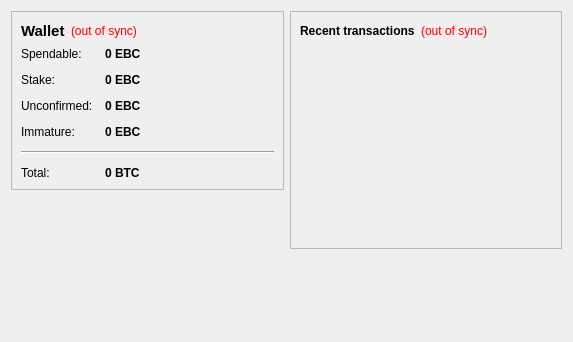
<?xml version="1.0" encoding="UTF-8"?>
<ui version="4.0">
 <class>OverviewPage</class>
 <widget class="QWidget" name="OverviewPage">
  <property name="geometry">
   <rect>
    <x>0</x>
    <y>0</y>
    <width>573</width>
    <height>342</height>
   </rect>
  </property>
  <property name="windowTitle">
   <string>Form</string>
  </property>
  <layout class="QHBoxLayout" name="horizontalLayout" stretch="1,1">
   <item>
    <layout class="QVBoxLayout" name="verticalLayout_2">
     <item>
      <widget class="QFrame" name="frame">
       <property name="frameShape">
        <enum>QFrame::StyledPanel</enum>
       </property>
       <property name="frameShadow">
        <enum>QFrame::Raised</enum>
       </property>
       <layout class="QVBoxLayout" name="verticalLayout_4">
        <item>
         <layout class="QHBoxLayout" name="horizontalLayout_4">
          <item>
           <widget class="QLabel" name="label_5">
            <property name="font">
             <font>
              <pointsize>11</pointsize>
              <weight>75</weight>
              <bold>true</bold>
             </font>
            </property>
            <property name="text">
             <string>Wallet</string>
            </property>
           </widget>
          </item>
          <item>
           <widget class="QLabel" name="labelWalletStatus">
            <property name="toolTip">
             <string>The displayed information may be out of date. Your wallet automatically synchronizes with the ebullioncoin network after a connection is established, but this process has not completed yet.</string>
            </property>
            <property name="styleSheet">
             <string notr="true">QLabel { color: red; }</string>
            </property>
            <property name="text">
             <string notr="true">(out of sync)</string>
            </property>
            <property name="alignment">
             <set>Qt::AlignLeading|Qt::AlignLeft|Qt::AlignVCenter</set>
            </property>
           </widget>
          </item>
          <item>
           <spacer name="horizontalSpacer_2">
            <property name="orientation">
             <enum>Qt::Horizontal</enum>
            </property>
            <property name="sizeHint" stdset="0">
             <size>
              <width>40</width>
              <height>20</height>
             </size>
            </property>
           </spacer>
          </item>
         </layout>
        </item>
        <item>
         <layout class="QFormLayout" name="formLayout_2">
          <property name="fieldGrowthPolicy">
           <enum>QFormLayout::AllNonFixedFieldsGrow</enum>
          </property>
          <property name="horizontalSpacing">
           <number>12</number>
          </property>
          <property name="verticalSpacing">
           <number>12</number>
          </property>
          <item row="0" column="0">
           <widget class="QLabel" name="label">
            <property name="text">
             <string>Spendable:</string>
            </property>
           </widget>
          </item>
          <item row="0" column="1">
           <widget class="QLabel" name="labelBalance">
            <property name="font">
             <font>
              <weight>75</weight>
              <bold>true</bold>
             </font>
            </property>
            <property name="cursor">
             <cursorShape>IBeamCursor</cursorShape>
            </property>
            <property name="toolTip">
             <string>Your current spendable balance</string>
            </property>
            <property name="text">
             <string notr="true">0 EBC</string>
            </property>
            <property name="textInteractionFlags">
             <set>Qt::LinksAccessibleByMouse|Qt::TextSelectableByKeyboard|Qt::TextSelectableByMouse</set>
            </property>
           </widget>
          </item>
          <item row="1" column="0">
           <widget class="QLabel" name="label_6">
            <property name="text">
             <string>Stake:</string>
            </property>
           </widget>
          </item>
          <item row="1" column="1">
           <widget class="QLabel" name="labelStake">
            <property name="font">
             <font>
              <weight>75</weight>
              <bold>true</bold>
             </font>
            </property>
            <property name="cursor">
             <cursorShape>IBeamCursor</cursorShape>
            </property>
            <property name="toolTip">
             <string>Total of coins that was staked, and do not yet count toward the current balance</string>
            </property>
            <property name="text">
             <string notr="true">0 EBC</string>
            </property>
            <property name="textInteractionFlags">
             <set>Qt::LinksAccessibleByMouse|Qt::TextSelectableByKeyboard|Qt::TextSelectableByMouse</set>
            </property>
           </widget>
          </item>
          <item row="2" column="0">
           <widget class="QLabel" name="label_3">
            <property name="text">
             <string>Unconfirmed:</string>
            </property>
           </widget>
          </item>
          <item row="2" column="1">
           <widget class="QLabel" name="labelUnconfirmed">
            <property name="font">
             <font>
              <weight>75</weight>
              <bold>true</bold>
             </font>
            </property>
            <property name="cursor">
             <cursorShape>IBeamCursor</cursorShape>
            </property>
            <property name="toolTip">
             <string>Total of transactions that have yet to be confirmed, and do not yet count toward the current balance</string>
            </property>
            <property name="text">
             <string notr="true">0 EBC</string>
            </property>
            <property name="textInteractionFlags">
             <set>Qt::LinksAccessibleByMouse|Qt::TextSelectableByKeyboard|Qt::TextSelectableByMouse</set>
            </property>
           </widget>
          </item>
          <item row="3" column="0">
           <widget class="QLabel" name="labelImmatureText">
            <property name="text">
             <string>Immature:</string>
            </property>
           </widget>
          </item>
          <item row="3" column="1">
           <widget class="QLabel" name="labelImmature">
            <property name="font">
             <font>
              <weight>75</weight>
              <bold>true</bold>
             </font>
            </property>
            <property name="toolTip">
             <string>Mined balance that has not yet matured</string>
            </property>
            <property name="text">
             <string notr="true">0 EBC</string>
            </property>
            <property name="textInteractionFlags">
             <set>Qt::LinksAccessibleByMouse|Qt::TextSelectableByKeyboard|Qt::TextSelectableByMouse</set>
            </property>
           </widget>
          </item>
          <item row="4" column="0" colspan="2">
           <widget class="Line" name="line">
            <property name="orientation">
             <enum>Qt::Horizontal</enum>
            </property>
           </widget>
          </item>
          <item row="5" column="0">
           <widget class="QLabel" name="labelTotalText">
            <property name="text">
             <string>Total:</string>
            </property>
           </widget>
          </item>
          <item row="5" column="1">
           <widget class="QLabel" name="labelTotal">
            <property name="font">
             <font>
              <weight>75</weight>
              <bold>true</bold>
             </font>
            </property>
            <property name="cursor">
             <cursorShape>IBeamCursor</cursorShape>
            </property>
            <property name="toolTip">
             <string>Your current total balance</string>
            </property>
            <property name="text">
             <string notr="true">0 BTC</string>
            </property>
            <property name="textInteractionFlags">
             <set>Qt::LinksAccessibleByMouse|Qt::TextSelectableByKeyboard|Qt::TextSelectableByMouse</set>
            </property>
           </widget>
          </item>
         </layout>
        </item>
       </layout>
      </widget>
     </item>
     <item>
      <spacer name="verticalSpacer">
       <property name="orientation">
        <enum>Qt::Vertical</enum>
       </property>
       <property name="sizeHint" stdset="0">
        <size>
         <width>20</width>
         <height>40</height>
        </size>
       </property>
      </spacer>
     </item>
    </layout>
   </item>
   <item>
    <layout class="QVBoxLayout" name="verticalLayout_3">
     <item>
      <widget class="QFrame" name="frame_2">
       <property name="frameShape">
        <enum>QFrame::StyledPanel</enum>
       </property>
       <property name="frameShadow">
        <enum>QFrame::Raised</enum>
       </property>
       <layout class="QVBoxLayout" name="verticalLayout">
        <item>
         <layout class="QHBoxLayout" name="horizontalLayout_2">
          <item>
           <widget class="QLabel" name="label_4">
            <property name="text">
             <string>&lt;b&gt;Recent transactions&lt;/b&gt;</string>
            </property>
           </widget>
          </item>
          <item>
           <widget class="QLabel" name="labelTransactionsStatus">
            <property name="toolTip">
             <string>The displayed information may be out of date. Your wallet automatically synchronizes with the ebullioncoin network after a connection is established, but this process has not completed yet.</string>
            </property>
            <property name="styleSheet">
             <string notr="true">QLabel { color: red; }</string>
            </property>
            <property name="text">
             <string notr="true">(out of sync)</string>
            </property>
            <property name="alignment">
             <set>Qt::AlignRight|Qt::AlignTrailing|Qt::AlignVCenter</set>
            </property>
           </widget>
          </item>
          <item>
           <spacer name="horizontalSpacer">
            <property name="orientation">
             <enum>Qt::Horizontal</enum>
            </property>
            <property name="sizeHint" stdset="0">
             <size>
              <width>40</width>
              <height>20</height>
             </size>
            </property>
           </spacer>
          </item>
         </layout>
        </item>
        <item>
         <widget class="QListView" name="listTransactions">
          <property name="styleSheet">
           <string notr="true">QListView { background: transparent; }</string>
          </property>
          <property name="frameShape">
           <enum>QFrame::NoFrame</enum>
          </property>
          <property name="verticalScrollBarPolicy">
           <enum>Qt::ScrollBarAlwaysOff</enum>
          </property>
          <property name="horizontalScrollBarPolicy">
           <enum>Qt::ScrollBarAlwaysOff</enum>
          </property>
          <property name="selectionMode">
           <enum>QAbstractItemView::NoSelection</enum>
          </property>
         </widget>
        </item>
       </layout>
      </widget>
     </item>
     <item>
      <spacer name="verticalSpacer_2">
       <property name="orientation">
        <enum>Qt::Vertical</enum>
       </property>
       <property name="sizeHint" stdset="0">
        <size>
         <width>20</width>
         <height>40</height>
        </size>
       </property>
      </spacer>
     </item>
    </layout>
   </item>
  </layout>
 </widget>
 <resources/>
 <connections/>
</ui>
